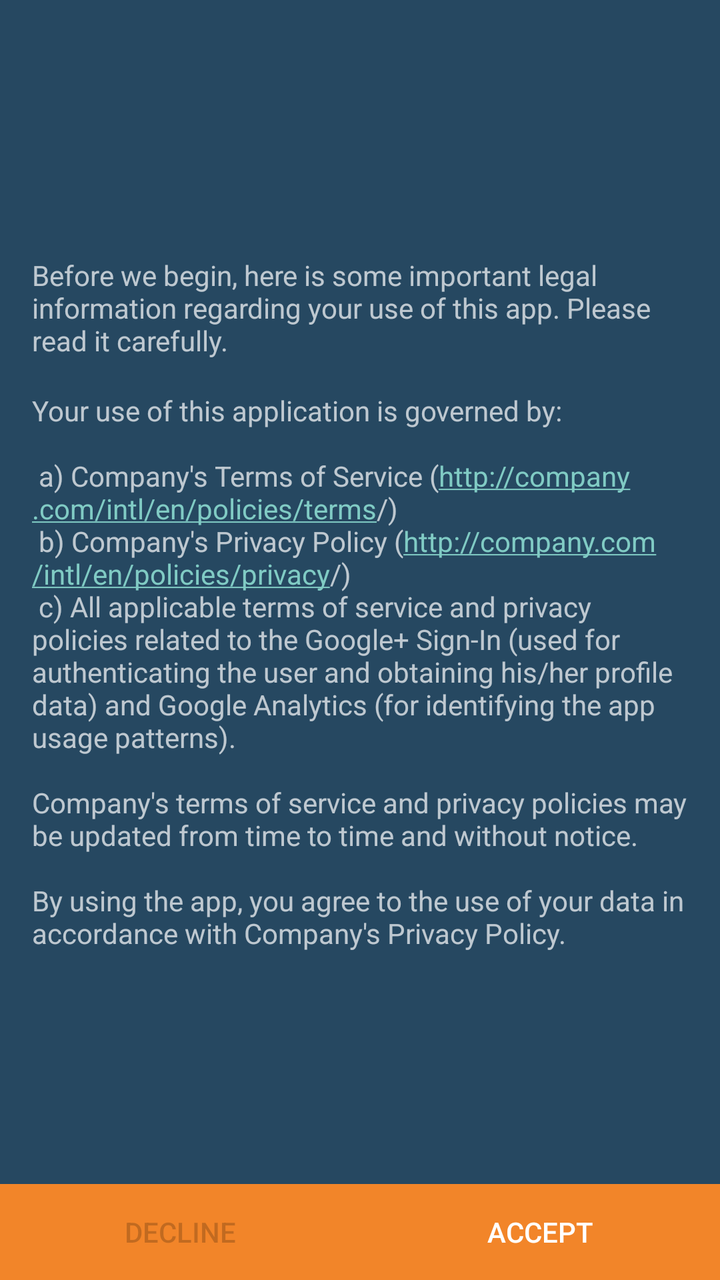
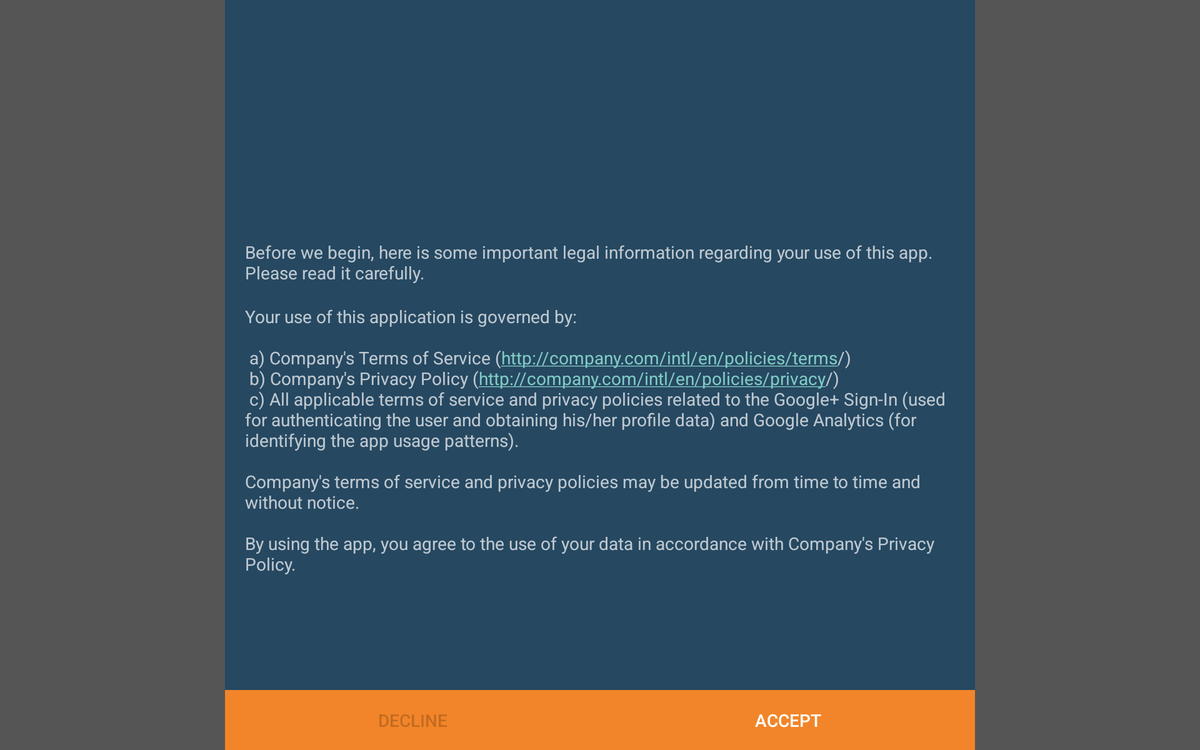

Two renders of one Android screen. The first uses the default layout on a phone; the second uses the alternative layout the repository ships for a different screen configuration, on a matching device. The two XML files are below.
<!-- AndroidManifest.xml: application theme AppTheme -->
<!-- res/layout/activity_welcome.xml -->
<LinearLayout
    xmlns:android="http://schemas.android.com/apk/res/android"
    xmlns:tools="http://schemas.android.com/tools"
    android:orientation="vertical"
    android:layout_width="match_parent"
    android:layout_height="match_parent"
    android:background="@color/background"
    tools:context=".ui.WelcomeActivity">

    <ScrollView
        android:layout_width="match_parent"
        android:layout_height="0dp"
        android:layout_weight="1">

        <LinearLayout
            android:layout_width="match_parent"
            android:layout_height="match_parent"
            android:orientation="vertical"
            android:padding="@dimen/margin_medium"
            >

            <ImageView
                android:src="@mipmap/ic_launcher"
                android:layout_width="@dimen/logo_width"
                android:layout_height="@dimen/logo_width"
                android:scaleType="fitCenter"
                android:layout_gravity="center|top" />

            <TextView
                android:layout_width="match_parent"
                android:layout_height="wrap_content"
                android:layout_marginTop="@dimen/margin_medium"
                android:autoLink="web"
                android:text="@string/welcome_text"
                android:textSize="@dimen/text_size_medium" />

            <TextView
                android:layout_width="match_parent"
                android:layout_height="wrap_content"
                android:layout_marginTop="@dimen/margin_medium"
                android:autoLink="web"
                android:text="@string/eula_legal_text"
                android:textSize="@dimen/text_size_medium" />
        </LinearLayout>
    </ScrollView>

    
    <LinearLayout
        android:layout_height="48dp"
        android:background="@color/toolbar_background"
        android:layout_gravity="bottom"
        android:layout_width="match_parent">

        <Button
            android:id="@+id/button_decline"
            android:layout_width="0dp"
            android:layout_weight="1"
            android:layout_height="match_parent"
            android:background="@color/toolbar_background"
            android:text="@string/decline"
            android:textAllCaps="true"
            android:textColor="@color/body_text_disabled"
            android:textSize="@dimen/text_size_medium"
            android:textStyle="@integer/font_textStyle_medium"
            android:fontFamily="@string/font_fontFamily_medium"
            />

        <Button
            android:id="@+id/button_accept"
            android:layout_width="0dp"
            android:layout_weight="1"
            android:layout_height="match_parent"
            android:background="@color/toolbar_background"
            android:text="@string/accept"
            android:textAllCaps="true"
            android:textSize="@dimen/text_size_medium"
            android:textStyle="@integer/font_textStyle_medium"
            android:fontFamily="@string/font_fontFamily_medium"
            />

    </LinearLayout>
</LinearLayout>
<!-- resources referenced by this layout -->
<resources>
  <item name="background" type="color">#ff264861</item>
  <color name="body_text_disabled">#33000000</color>
  <item name="toolbar_background" type="color">#fff28529</item>
  <dimen name="logo_width">96dp</dimen>
  <dimen name="margin_medium">16dp</dimen>
  <dimen name="text_size_medium">14sp</dimen>
  <!-- from res/values-v21/ -->
  <integer name="font_textStyle_medium">0</integer>
  <string name="accept">Accept</string>
  <string name="decline">Decline</string>
  <string name="eula_legal_text">
  
          Your use of this application is governed by:
          \n
          \n    a) Company\'s Terms of Service (http://company.com/intl/en/policies/terms/)
          \n    b) Company\'s Privacy Policy (http://company.com/intl/en/policies/privacy/)
          \n    c) All applicable terms of service and privacy policies related to the Google+ Sign-In
          (used for authenticating the user and obtaining his/her profile data) and Google Analytics
          (for identifying the app usage patterns).
  
          \n\nCompany\'s terms of service and privacy policies may be updated from time to time and
          without notice.
  
          \n\nBy using the app, you agree to the use of your data in accordance with Company\'s
          Privacy Policy.
      </string>
  <!-- from res/values-v21/ -->
  <string name="font_fontFamily_medium">sans-serif-medium</string>
  <string name="welcome_text">Before we begin, here is some important legal information regarding
          your use of this app.  Please read it carefully.</string>
  <!-- from res/values-v21/ -->
  <style name="AppTheme" parent="Theme.AppCompat.NoActionBar">
          <item name="android:windowDrawsSystemBarBackgrounds">true</item>
          <item name="android:statusBarColor">@android:color/transparent</item>
          
          <item name="android:windowContentTransitions">true</item>
          <item name="android:windowAllowEnterTransitionOverlap">true</item>
          <item name="android:windowAllowReturnTransitionOverlap">true</item>
          <item name="android:windowSharedElementEnterTransition">@android:transition/move</item>
          <item name="android:windowSharedElementExitTransition">@android:transition/move</item>
      </style>
</resources>
<!-- res/layout-w700dp/activity_welcome.xml (the repository's variant of the layout above) -->
<!-- drawn on a 7-inch tablet turned sideways -->
<RelativeLayout
    xmlns:android="http://schemas.android.com/apk/res/android"
    xmlns:tools="http://schemas.android.com/tools"
    android:orientation="vertical"
    android:layout_width="match_parent"
    android:layout_height="match_parent"
    tools:context=".ui.WelcomeActivity"
    android:background="@color/blank_space">

    <LinearLayout
        android:layout_width="@dimen/centered_layout_width"
        android:layout_height="@dimen/centered_layout_height"
        android:orientation="vertical"
        android:layout_centerInParent="true"
        android:background="@color/background"
        >

        <ScrollView
            android:layout_width="match_parent"
            android:layout_height="0dp"
            android:layout_weight="1">

            <LinearLayout
                android:layout_width="match_parent"
                android:layout_height="match_parent"
                android:orientation="vertical"
                android:padding="@dimen/margin_medium"
                >

            <ImageView
                android:src="@mipmap/ic_launcher"
                android:layout_width="@dimen/logo_width"
                android:layout_height="@dimen/logo_width"
                android:layout_marginTop="@dimen/margin_large"
                android:layout_marginBottom="@dimen/margin_medium"
                android:scaleType="fitCenter"
                android:layout_gravity="center|top" />

            <TextView
                android:layout_width="match_parent"
                android:layout_height="wrap_content"
                android:layout_marginTop="@dimen/margin_large"
                android:autoLink="web"
                android:text="@string/welcome_text"
                android:textSize="@dimen/text_size_medium" />

            <TextView
                android:layout_width="match_parent"
                android:layout_height="wrap_content"
                android:layout_marginTop="@dimen/margin_medium"
                android:autoLink="web"
                android:text="@string/eula_legal_text"
                android:textSize="@dimen/text_size_medium" />
            </LinearLayout>
            </ScrollView>

        
        <LinearLayout
            android:layout_height="@dimen/accept_reject_height"
            android:background="@color/toolbar_background"
            android:layout_gravity="bottom"
            android:layout_width="match_parent">

            <Button
                android:id="@+id/button_decline"
                android:layout_width="0dp"
                android:layout_weight="1"
                android:layout_height="match_parent"
                android:background="@color/toolbar_background"
                android:text="@string/decline"
                android:textAllCaps="true"
                android:textColor="@color/body_text_disabled"
                android:textSize="@dimen/text_size_medium"
                android:textStyle="@integer/font_textStyle_medium"
                android:fontFamily="@string/font_fontFamily_medium"
                />

            <Button
                android:id="@+id/button_accept"
                android:layout_width="0dp"
                android:layout_weight="1"
                android:layout_height="match_parent"
                android:background="@color/toolbar_background"
                android:text="@string/accept"
                android:textAllCaps="true"
                android:textSize="@dimen/text_size_medium"
                android:textStyle="@integer/font_textStyle_medium"
                android:fontFamily="@string/font_fontFamily_medium"
                />

        </LinearLayout>
    </LinearLayout>
</RelativeLayout>
<!-- resources referenced by the variant -->
<!-- as a 7-inch tablet turned sideways resolves them -->
<resources>
  <item name="background" type="color">#ff264861</item>
  <item name="blank_space" type="color">#ff555555</item>
  <color name="body_text_disabled">#33000000</color>
  <item name="toolbar_background" type="color">#fff28529</item>
  <!-- from res/values-w700dp/ -->
  <dimen name="accept_reject_height">48dp</dimen>
  <!-- from res/values-w700dp/ -->
  <dimen name="centered_layout_height">600dp</dimen>
  <!-- from res/values-w700dp/ -->
  <dimen name="centered_layout_width">600dp</dimen>
  <dimen name="logo_width">96dp</dimen>
  <dimen name="margin_large">32dp</dimen>
  <dimen name="margin_medium">16dp</dimen>
  <dimen name="text_size_medium">14sp</dimen>
  <!-- from res/values-v21/ -->
  <integer name="font_textStyle_medium">0</integer>
  <string name="accept">Accept</string>
  <string name="decline">Decline</string>
  <string name="eula_legal_text">
  
          Your use of this application is governed by:
          \n
          \n    a) Company\'s Terms of Service (http://company.com/intl/en/policies/terms/)
          \n    b) Company\'s Privacy Policy (http://company.com/intl/en/policies/privacy/)
          \n    c) All applicable terms of service and privacy policies related to the Google+ Sign-In
          (used for authenticating the user and obtaining his/her profile data) and Google Analytics
          (for identifying the app usage patterns).
  
          \n\nCompany\'s terms of service and privacy policies may be updated from time to time and
          without notice.
  
          \n\nBy using the app, you agree to the use of your data in accordance with Company\'s
          Privacy Policy.
      </string>
  <!-- from res/values-v21/ -->
  <string name="font_fontFamily_medium">sans-serif-medium</string>
  <string name="welcome_text">Before we begin, here is some important legal information regarding
          your use of this app.  Please read it carefully.</string>
  <!-- from res/values-v21/ -->
  <style name="AppTheme" parent="Theme.AppCompat.NoActionBar">
          <item name="android:windowDrawsSystemBarBackgrounds">true</item>
          <item name="android:statusBarColor">@android:color/transparent</item>
          
          <item name="android:windowContentTransitions">true</item>
          <item name="android:windowAllowEnterTransitionOverlap">true</item>
          <item name="android:windowAllowReturnTransitionOverlap">true</item>
          <item name="android:windowSharedElementEnterTransition">@android:transition/move</item>
          <item name="android:windowSharedElementExitTransition">@android:transition/move</item>
      </style>
</resources>
